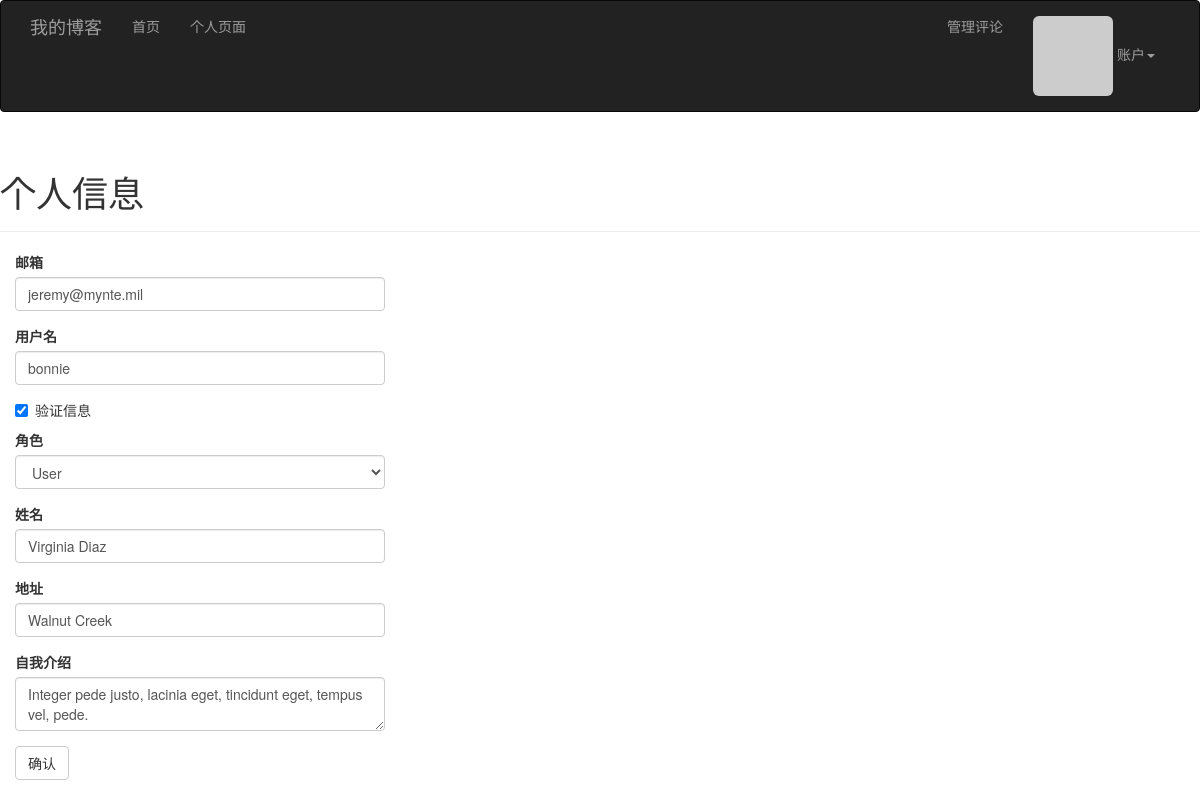
The page /edit-profile/2 (signed in) on the database its author committed.
### app/models.py (models this page shows, shortened)
class User(UserMixin, db.Model):
    __tablename__ = 'users'
    id = db.Column(db.Integer, primary_key=True)
    username = db.Column(db.String(64), unique=True, index=True)
    email = db.Column(db.String(64), unique=True, index=True)
    password_hash = db.Column(db.String(128))
    confirmed = db.Column(db.Boolean, default=False)
    role_id = db.Column(db.Integer, db.ForeignKey('roles.id'))
    name = db.Column(db.String(64))
    location = db.Column(db.String(64))
    about_me = db.Column(db.Text)
    member_since = db.Column(db.DateTime, default=datetime.utcnow)
    last_seen = db.Column(db.DateTime, default=datetime.utcnow)
    avatar_hash = db.Column(db.String(32))
    posts = db.relationship("Post", backref="author", lazy='dynamic')
    followed = db.relationship('Follow', foreign_keys=[Follow.follower_id],
                               backref=db.backref('follower', lazy='joined'),
                               lazy='dynamic',
                               cascade='all, delete-orphan')
    followers = db.relationship('Follow', foreign_keys=[Follow.followed_id],
                                backref=db.backref('followed', lazy='joined'),
                                lazy='dynamic',
                                cascade='all, delete-orphan')
    comments = db.relationship('Comment', backref='author', lazy='dynamic')
    @property
    def password(self):
        raise AttributeError('密码字段不可读取')
    def ping(self):
        self.last_seen = datetime.utcnow()
        db.session.add(self)
    def gravatar(self, size=100, default='identicon', rating='g'):
        if request.is_secure:
            url = 'http://secure.gravatar.com/avatar'
        else:
            url = 'http://www.gravatar.com/avatar'
        hash = self.avatar_hash or hashlib.md5(
            self.email.encode('utf-8')).hexdigest()
        return '{url}/{hash}?s={size}&d={default}&={rating}'.format(
            url=url, hash=hash, size=size, default=default, rating=rating)
    def can(self, permissions):
        return self.role is not None and (self.role.permissions & permissions) == permissions

### app/main/views.py (the view, shortened to what this page needs)
@main.route('/edit-profile/<int:id>', methods=['GET', 'POST'])
@login_required
@admin_required
def edit_profile_admin(id):
    user = User.query.get_or_404(id)
    form = EditProfileAdminForm(user=user)
    form.email.data = user.email
    form.email.data = user.email
    form.username.data = user.username
    form.confirmed.data = user.confirmed
    form.role.data = user.role_id
    form.name.data = user.name
    form.location.data = user.location
    form.about_me.data = user.about_me
    return render_template('edit_profile.html', form=form, user=user)

### app/main/forms.py (shortened to what this page needs)
class EditProfileAdminForm(FlaskForm):
    email = StringField("邮箱", validators=[Required(), Length(1, 64), Email()])
    username = StringField("用户名", validators=[
        Required(), Length(1, 64), Regexp('^[A-Za-z][A-Za-z0-9_.]*$',0,
                                          '用户名只能包含字母，数字，下划线和小数点。')])
    confirmed = BooleanField("验证信息")
    role = SelectField("角色", coerce=int)
    name = StringField("姓名", validators=[Length(0, 64)])
    location = StringField("地址", validators=[Length(0, 64)])
    about_me = TextAreaField("自我介绍")
    submit = SubmitField("确认")
    def __init__(self, user, *args, **kwargs):
        super(EditProfileAdminForm, self).__init__(*args, **kwargs)
        self.role.choices = [(role.id, role.name)
                             for role in Role.query.order_by(Role.name).all()]
        self.user = user

### app/auth/views.py (called while the page is built)
@auth.before_app_request
def before_request():
    if current_user.is_authenticated:
        current_user.ping()
        if not current_user.confirmed \
            and request.endpoint \
            and request.endpoint[:5] != 'auth.' \
            and request.endpoint != 'static':
            return redirect(url_for('auth.unconfirmed'))

### app/main/__init__.py (called while the page is built)
@main.app_context_processor
def inject_permission():
    return dict(Permission=Permission)

### app/models.py (called while the page is built)
@login_manager.user_loader
def load_user(user_id):
    return User.query.get(int(user_id))

### app/templates/edit_profile.html (shortened to what this page needs)
{% extends "base.html" %}
{% import "bootstrap/wtf.html" as wtf %}
{% block page_content %}
<div class="page-header">
    <h1>个人信息</h1>
</div>
<div class="col-md-4">
    {{ wtf.quick_form(form) }}
</div>
{% endblock %}

### rows shown on the page
User: email "jeremy@mynte.mil", username "bonnie", confirmed "☑", role "User", name "Virginia Diaz", location "Walnut Creek", about_me "Integer pede justo, lacinia eget, tincidunt eget, tempus vel, pede."
